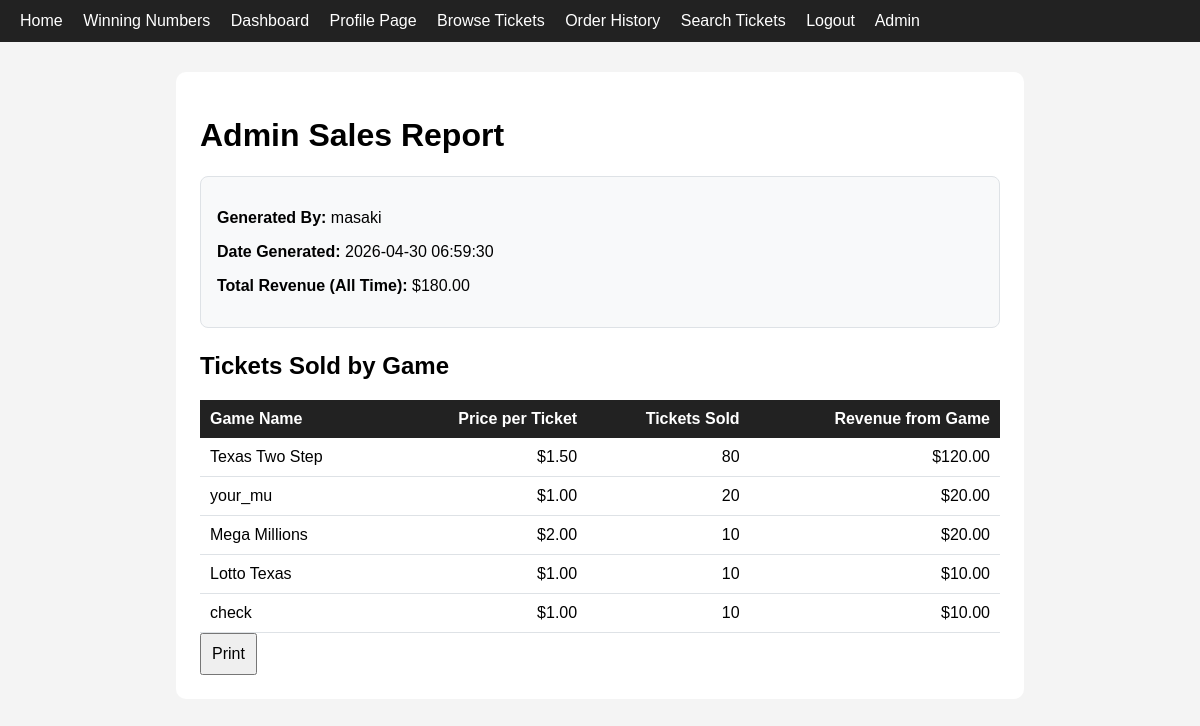
The page /admin/report (signed in) on the database its author committed.
### tables this page shows
CREATE TABLE reports (
    id INTEGER PRIMARY KEY AUTOINCREMENT,
    generated_by TEXT NOT NULL,
    generated_at TEXT NOT NULL,
    total_revenue REAL NOT NULL,
    report_data TEXT NOT NULL
);

### app.py (the view)
@app.route("/admin/report")
@login_required
@admin_required
def view_report():
    db = get_db()
    db.execute("""
        CREATE TABLE IF NOT EXISTS reports (
            id INTEGER PRIMARY KEY AUTOINCREMENT,
            generated_by TEXT NOT NULL,
            generated_at TEXT NOT NULL,
            total_revenue REAL NOT NULL,
            report_data TEXT NOT NULL
        )
    """)
    report = db.execute(
        "SELECT * FROM reports ORDER BY id DESC LIMIT 1"
    ).fetchone()
    if report is None:
        return render_template("report.html", report=None)
    import json
    sales_data = json.loads(report["report_data"])
    return render_template("report.html", report=report, sales_data=sales_data)

### app.py (called while the page is built)
def get_db():
    if "db" not in g:
        g.db = sqlite3.connect(DATABASE)
        g.db.row_factory = sqlite3.Row
    return g.db

def login_required(view):
    @wraps(view)
    def wrapped_view(*args, **kwargs):
        if "user_id" not in session:
            flash("Please log in first.")
            return redirect(url_for("login"))
        return view(*args, **kwargs)
    return wrapped_view

def admin_required(view):
    @wraps(view)
    def wrapped_view(*args, **kwargs):
        if session.get("role") != "admin":
            flash("Admin access required.")
            return redirect(url_for("dashboard"))
        return view(*args, **kwargs)
    return wrapped_view

### templates/report.html (shortened to what this page needs)
{% extends "base.html" %}
{% block content %}
<h1>Admin Sales Report</h1>
{% if report is none %}
    <p>No report has been generated yet.</p>
    <form method="POST" action="{{ url_for('generate_report') }}">
        <button type="submit">Generate First Report</button>
    </form>
{% else %}
    <div style="background: #f8f9fa; border: 1px solid #dee2e6; border-radius: 8px; padding: 16px; margin-bottom: 24px;">
        <p><strong>Generated By:</strong> {{ report.generated_by }}</p>
        <p><strong>Date Generated:</strong> {{ report.generated_at }}</p>
        <p><strong>Total Revenue (All Time):</strong> ${{ "%.2f"|format(report.total_revenue) }}</p>
    </div>
    <h2>Tickets Sold by Game</h2>
    <table style="width: 100%; border-collapse: collapse;">
        <thead>
            <tr style="background: #222; color: white;">
                <th style="padding: 10px; text-align: left;">Game Name</th>
                <th style="padding: 10px; text-align: right;">Price per Ticket</th>
                <th style="padding: 10px; text-align: right;">Tickets Sold</th>
                <th style="padding: 10px; text-align: right;">Revenue from Game</th>
            </tr>
        </thead>
        <tbody>
            {% for row in sales_data %}
            <tr style="border-bottom: 1px solid #dee2e6;">
                <td style="padding: 10px;">{{ row.game_name }}</td>
                <td style="padding: 10px; text-align: right;">${{ "%.2f"|format(row.price) }}</td>
                <td style="padding: 10px; text-align: right;">{{ row.tickets_sold }}</td>
                <td style="padding: 10px; text-align: right;">${{ "%.2f"|format(row.game_revenue) }}</td>
            </tr>
            {% else %}
            <tr>
                <td colspan="4" style="padding: 10px; text-align: center;">No ticket sales recorded.</td>
            </tr>
            {% endfor %}
        </tbody>
    </table>
    <button onclick="window.print()">Print</button>
{% endif %}
{% endblock %}

### static/style.css (style rules this page uses)
body { font-family: Arial, sans-serif; margin: 0; background: #f4f4f4; }
input, button { padding: 10px; font-size: 16px; }
button { cursor: pointer; }

### rows shown on the page
reports: generated_by "masaki", generated_at "2026-04-30 06:59:30", total_revenue "180.00"

### other values the page prints
{{ row.game_name }} "Texas Two Step" "your_mu" "Mega Millions" "Lotto Texas" "check"
{{ "%.2f"|format(row.price) }} "1.50" "1.00" "2.00" "1.00" "1.00"
{{ row.tickets_sold }} "80" "20" "10" "10" "10"
{{ "%.2f"|format(row.game_revenue) }} "120.00" "20.00" "20.00" "10.00" "10.00"
